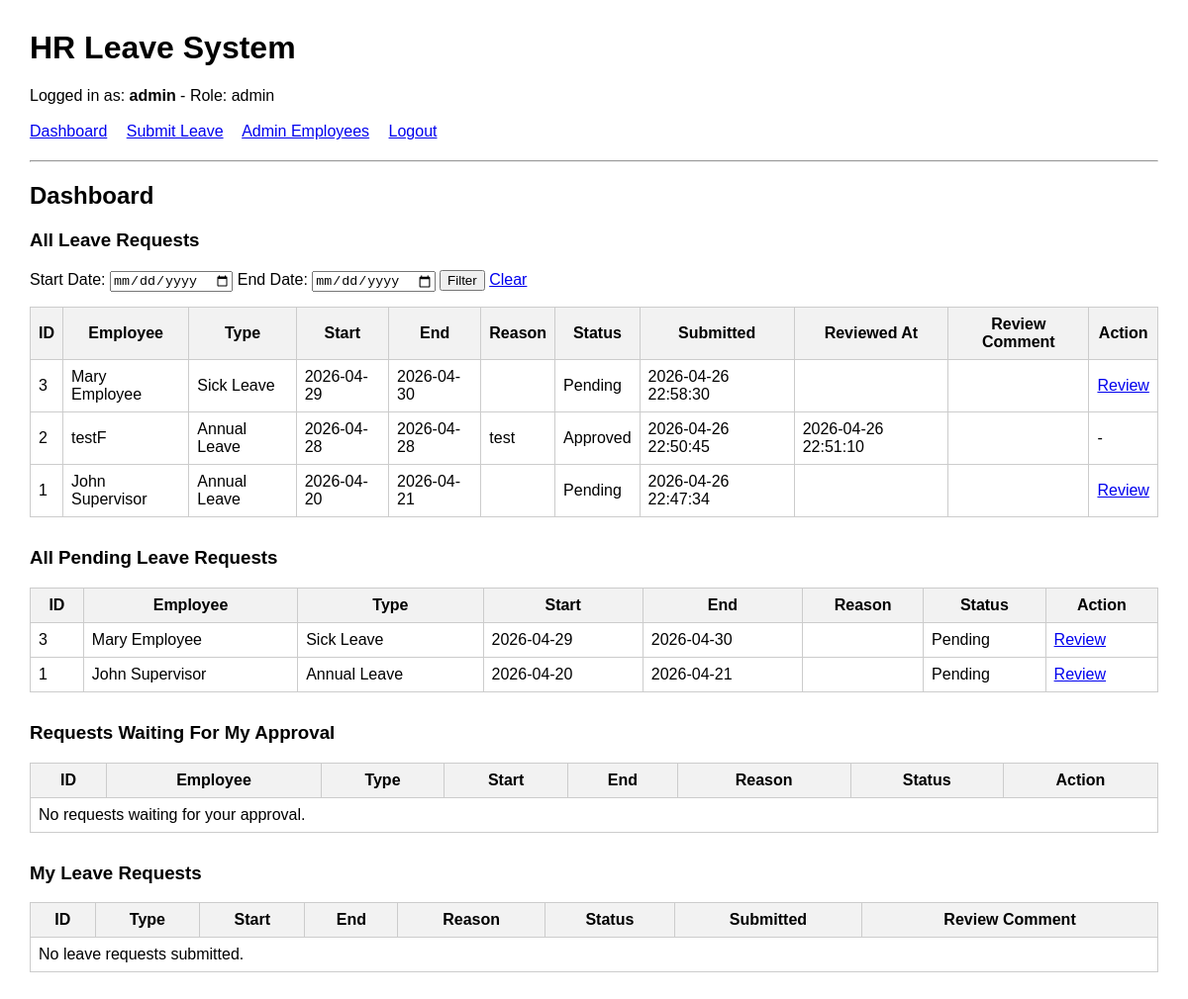
The page / (signed in) on the database its author committed.
### tables this page shows
CREATE TABLE users (
        id INTEGER PRIMARY KEY AUTOINCREMENT,
        username TEXT UNIQUE NOT NULL,
        password_hash TEXT NOT NULL,
        role TEXT NOT NULL CHECK(role IN ('admin', 'employee')),
        employee_id INTEGER,
        FOREIGN KEY (employee_id) REFERENCES employees(id)
    );

CREATE TABLE leave_requests (
        id INTEGER PRIMARY KEY AUTOINCREMENT,
        employee_id INTEGER NOT NULL,
        leave_type TEXT NOT NULL,
        start_date TEXT NOT NULL,
        end_date TEXT NOT NULL,
        reason TEXT,
        status TEXT NOT NULL DEFAULT 'Pending',
        submitted_at TEXT NOT NULL,
        reviewed_by INTEGER,
        reviewed_at TEXT,
        review_comment TEXT,
        FOREIGN KEY (employee_id) REFERENCES employees(id),
        FOREIGN KEY (reviewed_by) REFERENCES users(id)
    );

CREATE TABLE employees (
        id INTEGER PRIMARY KEY AUTOINCREMENT,
        name TEXT NOT NULL,
        email TEXT,
        department TEXT,
        supervisor_id INTEGER,
        FOREIGN KEY (supervisor_id) REFERENCES employees(id)
    );

### app.py (the view, shortened to what this page needs)
@login_required
@app.route("/")
@login_required
def dashboard():
    user = current_user()
    conn = get_db()
    my_requests = []
    approval_requests = []
    all_pending_requests = []
    all_requests = []
    filter_start = request.args.get("start_date", "").strip()
    filter_end = request.args.get("end_date", "").strip()
    if user["role"] == "admin":
        all_pending_requests = conn.execute("""
            SELECT lr.*, e.name AS employee_name
            FROM leave_requests lr
            JOIN employees e ON e.id = lr.employee_id
            WHERE lr.status = 'Pending'
            ORDER BY lr.submitted_at DESC
        """).fetchall()
        if filter_start == "" and filter_end == "":
            all_requests = conn.execute("""
                SELECT lr.*, e.name AS employee_name
                FROM leave_requests lr
                JOIN employees e ON e.id = lr.employee_id
                ORDER BY lr.start_date DESC, lr.submitted_at DESC
            """).fetchall()
    conn.close()
    return render_template(
        "dashboard.html",
        my_requests=my_requests,
        approval_requests=approval_requests,
        all_pending_requests=all_pending_requests,
        all_requests=all_requests,
        filter_start=filter_start,
        filter_end=filter_end
    )

### app.py (called while the page is built)
def get_db():
    conn = sqlite3.connect(DB)
    conn.row_factory = sqlite3.Row
    return conn

def current_user():
    if "user_id" not in session:
        return None
    conn = get_db()
    user = conn.execute("""
        SELECT u.*, e.name AS employee_name, e.supervisor_id
        FROM users u
        LEFT JOIN employees e ON e.id = u.employee_id
        WHERE u.id = ?
    """, (session["user_id"],)).fetchone()
    conn.close()
    return user

def login_required(func):
    @wraps(func)
    def wrapper(*args, **kwargs):
        if "user_id" not in session:
            return redirect(url_for("login"))
        return func(*args, **kwargs)
    return wrapper

@app.context_processor
def inject_user():
    return {"current_user": current_user()}

### templates/dashboard.html
{% extends "base.html" %}
{% block content %}
<h2>Dashboard</h2>
{% if current_user.role == 'admin' %}
<h3>All Leave Requests</h3>
<form method="get" action="{{ url_for('dashboard') }}" style="margin-bottom: 15px;">
    Start Date:
    <input type="date" name="start_date" value="{{ filter_start }}">
    End Date:
    <input type="date" name="end_date" value="{{ filter_end }}">
    <button type="submit">Filter</button>
    <a href="{{ url_for('dashboard') }}">Clear</a>
</form>
<table>
    <tr>
        <th>ID</th>
        <th>Employee</th>
        <th>Type</th>
        <th>Start</th>
        <th>End</th>
        <th>Reason</th>
        <th>Status</th>
        <th>Submitted</th>
        <th>Reviewed At</th>
        <th>Review Comment</th>
        <th>Action</th>
    </tr>
    {% for r in all_requests %}
    <tr>
        <td>{{ r.id }}</td>
        <td>{{ r.employee_name }}</td>
        <td>{{ r.leave_type }}</td>
        <td>{{ r.start_date }}</td>
        <td>{{ r.end_date }}</td>
        <td>{{ r.reason }}</td>
        <td>{{ r.status }}</td>
        <td>{{ r.submitted_at }}</td>
        <td>{{ r.reviewed_at or '' }}</td>
        <td>{{ r.review_comment or '' }}</td>
        <td>
            {% if r.status == 'Pending' %}
                <a href="{{ url_for('review_leave', request_id=r.id) }}">Review</a>
            {% else %}
                -
            {% endif %}
        </td>
    </tr>
    {% else %}
    <tr>
        <td colspan="11">No leave requests found.</td>
    </tr>
    {% endfor %}
</table>
<h3>All Pending Leave Requests</h3>
<table>
    <tr>
        <th>ID</th>
        <th>Employee</th>
        <th>Type</th>
        <th>Start</th>
        <th>End</th>
        <th>Reason</th>
        <th>Status</th>
        <th>Action</th>
    </tr>
    {% for r in all_pending_requests %}
    <tr>
        <td>{{ r.id }}</td>
        <td>{{ r.employee_name }}</td>
        <td>{{ r.leave_type }}</td>
        <td>{{ r.start_date }}</td>
        <td>{{ r.end_date }}</td>
        <td>{{ r.reason }}</td>
        <td>{{ r.status }}</td>
        <td><a href="{{ url_for('review_leave', request_id=r.id) }}">Review</a></td>
    </tr>
    {% else %}
    <tr>
        <td colspan="8">No pending requests.</td>
    </tr>
    {% endfor %}
</table>
{% endif %}
<h3>Requests Waiting For My Approval</h3>
<table>
    <tr>
        <th>ID</th>
        <th>Employee</th>
        <th>Type</th>
        <th>Start</th>
        <th>End</th>
        <th>Reason</th>
        <th>Status</th>
        <th>Action</th>
    </tr>
    {% for r in approval_requests %}
    <tr>
        <td>{{ r.id }}</td>
        <td>{{ r.employee_name }}</td>
        <td>{{ r.leave_type }}</td>
        <td>{{ r.start_date }}</td>
        <td>{{ r.end_date }}</td>
        <td>{{ r.reason }}</td>
        <td>{{ r.status }}</td>
        <td><a href="{{ url_for('review_leave', request_id=r.id) }}">Review</a></td>
    </tr>
    {% else %}
    <tr>
        <td colspan="8">No requests waiting for your approval.</td>
    </tr>
    {% endfor %}
</table>
<h3>My Leave Requests</h3>
<table>
    <tr>
        <th>ID</th>
        <th>Type</th>
        <th>Start</th>
        <th>End</th>
        <th>Reason</th>
        <th>Status</th>
        <th>Submitted</th>
        <th>Review Comment</th>
    </tr>
    {% for r in my_requests %}
    <tr>
        <td>{{ r.id }}</td>
        <td>{{ r.leave_type }}</td>
        <td>{{ r.start_date }}</td>
        <td>{{ r.end_date }}</td>
        <td>{{ r.reason }}</td>
        <td>{{ r.status }}</td>
        <td>{{ r.submitted_at }}</td>
        <td>{{ r.review_comment or '' }}</td>
    </tr>
    {% else %}
    <tr>
        <td colspan="8">No leave requests submitted.</td>
    </tr>
    {% endfor %}
</table>
{% endblock %}

### templates/base.html (shortened to what this page needs)
<!DOCTYPE html>
<html>
<head>
</head>
<body>
<h1>HR Leave System</h1>
{% if current_user %}
<div class="nav">
    Logged in as: <b>{{ current_user.username }}</b>
    - Role: {{ current_user.role }}
    <br><br>
    <a href="{{ url_for('dashboard') }}">Dashboard</a>
    <a href="{{ url_for('new_leave') }}">Submit Leave</a>
    {% if current_user.role == 'admin' %}
        <a href="{{ url_for('admin_employees') }}">Admin Employees</a>
    {% endif %}
    <a href="{{ url_for('logout') }}">Logout</a>
</div>
{% endif %}
<hr>
{% block content %}{% endblock %}
</body>
</html>

### templates/base.html (style rules this page uses)
body { font-family: Arial, sans-serif; margin: 30px; }
table { border-collapse: collapse; width: 100%; margin-bottom: 30px; }
th, td { border: 1px solid #ccc; padding: 8px; }
th { background: #f2f2f2; }
.nav { margin-bottom: 20px; }
.nav a { margin-right: 15px; }

### rows shown on the page
users: username "admin", role "admin"
leave_requests: id "3", employee_name "Mary Employee", leave_type "Sick Leave", start_date "2026-04-29", end_date "2026-04-30", status "Pending", submitted_at "2026-04-26 22:58:30"
leave_requests: id "2", employee_name "testF", leave_type "Annual Leave", start_date "2026-04-28", end_date "2026-04-28", reason "test", status "Approved", submitted_at "2026-04-26 22:50:45", reviewed_at "2026-04-26 22:51:10"
leave_requests: id "1", employee_name "John Supervisor", leave_type "Annual Leave", start_date "2026-04-20", end_date "2026-04-21", status "Pending", submitted_at "2026-04-26 22:47:34"
